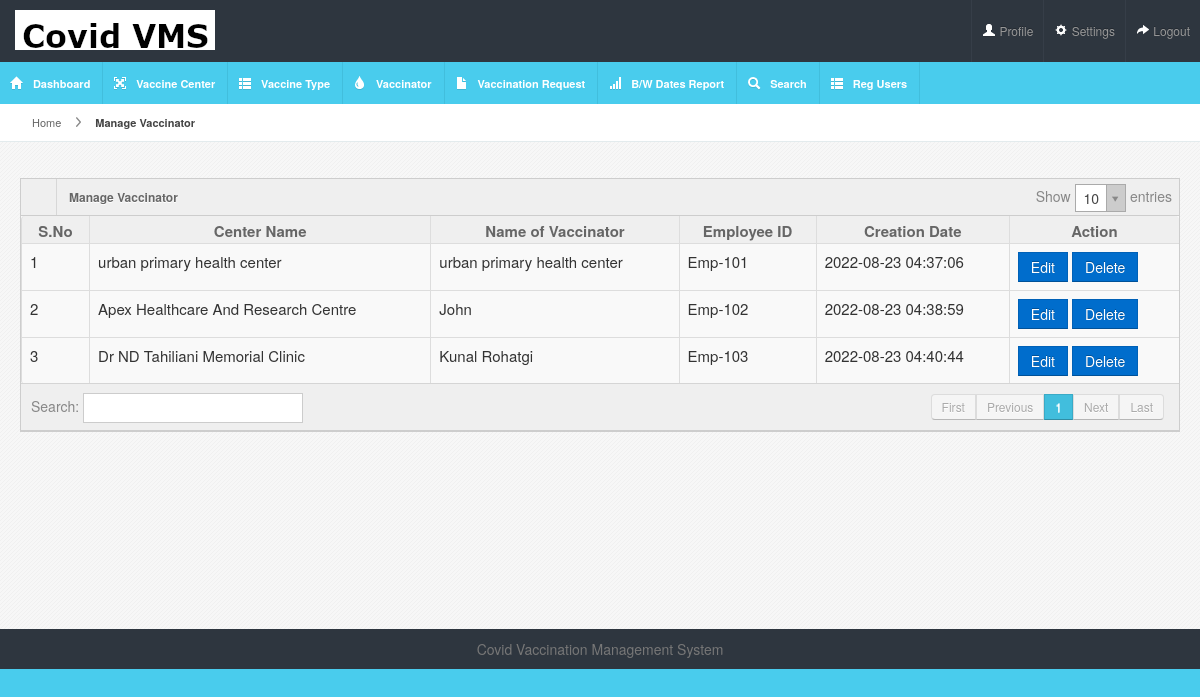
/covidvms/admin/manage-vaccinator.php (signed in), run on the app's committed database.
### tables this page shows
CREATE TABLE `tblvaccinator` (
  `ID` int(5) NOT NULL,
  `VaccinationCenterID` int(11) DEFAULT NULL,
  `EmpID` varchar(250) DEFAULT NULL,
  `Name` varchar(250) DEFAULT NULL,
  `MobileNumber` bigint(10) DEFAULT NULL,
  `Email` varchar(250) DEFAULT NULL,
  `Address` mediumtext DEFAULT NULL,
  `NoofExp` int(5) DEFAULT NULL,
  `Password` varchar(250) DEFAULT NULL,
  `JoiningDate` date DEFAULT NULL,
  `CreationDate` timestamp NULL DEFAULT current_timestamp()
);

CREATE TABLE `tblvaccinecenter` (
  `ID` int(5) NOT NULL,
  `Nameofvaccinecenter` varchar(250) DEFAULT NULL,
  `CenterAddress` mediumtext DEFAULT NULL,
  `State` varchar(250) DEFAULT NULL,
  `City` varchar(250) DEFAULT NULL,
  `Pincode` varchar(250) NOT NULL,
  `CreationDate` timestamp NULL DEFAULT current_timestamp()
);

### covidvms/admin/manage-vaccinator.php (the view, shortened to what this page needs)
<?php
include('includes/dbconnection.php');
if (strlen($_SESSION['cvmsaid']==0)) {
  header('location:logout.php');
  } else{
?>
<!DOCTYPE html>
<html lang="en">
<head>
<link rel="stylesheet" href="css/bootstrap.min.css" />
<link rel="stylesheet" href="css/bootstrap-responsive.min.css" />
<link rel="stylesheet" href="css/uniform.css" />
<link rel="stylesheet" href="css/select2.css" />
<link rel="stylesheet" href="css/maruti-style.css" />
<link rel="stylesheet" href="css/maruti-media.css" class="skin-color" />
</head>
<body>
<?php include_once('includes/header.php');?>
<div id="content">
  <div id="content-header">
    <div id="breadcrumb"> <a href="dashboard.php" title="Go to Home" class="tip-bottom"><i class="icon-home"></i> Home</a> <a href="manage-vaccinator.php" class="current">Manage Vaccinator</a> </div>
  </div>
  <div class="container-fluid">
    <div class="row-fluid">
      <div class="span12">
        <div class="widget-box">
          <div class="widget-title">
             <span class="icon"><i class="icon-th"></i></span>
            <h5>Manage Vaccinator</h5>
          </div>
          <div class="widget-content nopadding">
            <table class="table table-bordered data-table" style="font-size: 15px;">
              <thead>
                <tr >
                  <th style="font-size: 15px;">S.No</th>
                  <th style="font-size: 15px;">Center Name</th>
                  <th style="font-size: 15px;">Name of Vaccinator</th>
                  <th style="font-size: 15px;">Employee ID</th>
                  <th style="font-size: 15px;">Creation Date</th>
                  <th style="font-size: 15px;">Action</th>
                </tr>
              </thead>
              <tbody>
                <?php
$sql="SELECT tblvaccinator.ID as vid,tblvaccinator.VaccinationCenterID,tblvaccinator.EmpID,tblvaccinator.Name,tblvaccinator.CreationDate,tblvaccinecenter.ID,tblvaccinecenter.Nameofvaccinecenter from tblvaccinator join tblvaccinecenter on tblvaccinecenter.ID=tblvaccinator.VaccinationCenterID  ";
$query = $dbh -> prepare($sql);
$query->execute();
$results=$query->fetchAll(PDO::FETCH_OBJ);
$cnt=1;
if($query->rowCount() > 0)
{
foreach($results as $row)
{               ?>
                <tr class="gradeX">
                  <td><?php echo htmlentities($cnt);?></td>
                                    <td><?php  echo htmlentities($row->Nameofvaccinecenter);?></td>
                                    <td><?php  echo htmlentities($row->Name);?></td>
                                    <td><?php  echo htmlentities($row->EmpID);?></td>
                                    <td><?php  echo htmlentities($row->CreationDate);?></td>
                                    <td><a class="btn btn-sm btn-primary" href="edit-vaccinator-details.php?editid=<?php echo htmlentities ($row->vid);?>">Edit</a> <a class="btn btn-sm btn-primary" href="manage-vaccinator.php?delid=<?php echo ($row->vid);?>"  onclick="return confirm('Do you really want to Delete ?');">Delete</a></td>
                </tr><?php $cnt=$cnt+1;}} ?>
              </tbody>
            </table>
          </div>
        </div>
      </div>
    </div>
  </div>
</div>
<?php include_once('includes/footer.php');?>
</body>
</html><?php }  ?>

### covidvms/admin/css/maruti-style.css (style rules this page uses)
* { outline:none !important; -moz-outline: none !important; }
body { overflow-x: hidden; margin-top: -10px; }
select, textarea, input[type="text"], input[type="password"], input[type="datetime"], input[type="datetime-local"], input[type="date"], input[type="month"], input[type="time"], input[type="week"], input[type="number"], input[type="email"], input[type="url"], input[type="search"], input[type="tel"], input[type="color"], .uneditable-input, .label, .dropdown-menu, .btn, .well, .progress, .table-bordered, .btn-group > .btn:first-child, .btn-group > .btn:last-child, .btn-group > .btn:last-child, .btn-group > .dropdown-toggle, .alert { border-radius:0px; }
.btn, textarea, input[type="text"], input[type="password"], input[type="datetime"], input[type="datetime-local"], input[type="date"], input[type="month"], input[type="time"], input[type="week"], input[type="number"], input[type="email"], input[type="url"], input[type="search"], input[type="tel"], input[type="color"], .uneditable-input { box-shadow:none; }
.progress, .progress-success .bar, .progress .bar-success, .progress-warning .bar, .progress .bar-warning, .progress-danger .bar, .progress .bar-danger, .progress-info .bar, .progress .bar-info, .btn, .btn-primary { background-image:none; }
#content { background:url(../images/backgrounds/bodyBg.png) repeat #fff; margin-left:0px; margin-right: 0; margin-top:80px; padding-bottom: 25px; position: relative; min-height: 500px; width: auto; }
#content-header { position: abslute; width: 100%; margin-top: -38px; z-index: 20; }
.container-fluid .row-fluid:first-child { margin-top: 20px; }
#breadcrumb { background-color: #fff; border-bottom: 1px solid #e3ebed; }
#breadcrumb a { padding: 8px 20px 8px 10px; display: inline-block; background-image: url('../img/breadcrumb.png'); background-position: center right; background-repeat: no-repeat; font-size: 11px; color: #666666; }
#breadcrumb a:last-child { background-image:none; }
#breadcrumb a.current { font-weight: bold; color: #444444; }
#breadcrumb a i { margin-right: 5px; opacity: .6; }
.stat-boxes .peity_bar_good, .stat-boxes .peity_line_good, { color: #459D1C; }
.widget-box { background: none repeat scroll 0 0 #F9F9F9; border-top: 1px solid #CDCDCD; border-left: 1px solid #CDCDCD; border-right: 1px solid #CDCDCD; clear: both; margin-top: 16px; margin-bottom: 16px; position: relative; }
.widget-title, .modal-header, .table th, div.dataTables_wrapper .ui-widget-header { background-color: #efefef; border-bottom: 1px solid #CDCDCD; height: 36px; }
.widget-title span.icon { border-right: 1px solid #cdcdcd; padding: 9px 10px 7px 11px; float: left; opacity: .7; }
.widget-title h5 { color: #666666; text-shadow: 0 1px 0 #ffffff; float: left; font-size: 12px; font-weight: bold; padding: 12px; line-height: 12px; margin: 0; }
.widget-content { padding: 12px 15px; border-bottom: 1px solid #cdcdcd; }
.table th { height: auto; font-size: 14px; padding: 5px 10px 2px; border-bottom: 0; text-align: center; color: #666666; }
.nopadding { padding: 0 !important; }
.nopadding .table { margin-bottom: 0; }
.nopadding .table-bordered { border: 0; }

### covidvms/admin/css/maruti-media.css (style rules this page uses)
body { background:#49CCED; }

### data on the page
tblvaccinator: VaccinationCenterID.Nameofvaccinecenter "urban primary health center", Name "urban primary health center", EmpID "Emp-101", CreationDate "2022-08-23 04:37:06"
tblvaccinator: VaccinationCenterID.Nameofvaccinecenter "Apex Healthcare And Research Centre", Name "John", EmpID "Emp-102", CreationDate "2022-08-23 04:38:59"
tblvaccinator: VaccinationCenterID.Nameofvaccinecenter "Dr ND Tahiliani Memorial Clinic", Name "Kunal Rohatgi", EmpID "Emp-103", CreationDate "2022-08-23 04:40:44"
